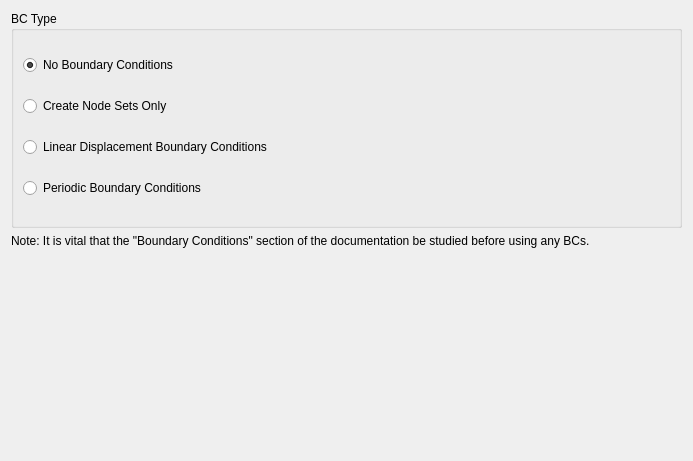
      <widget class="QWidget" name="bc_page">
       <property name="geometry">
        <rect>
         <x>0</x>
         <y>0</y>
         <width>693</width>
         <height>461</height>
        </rect>
       </property>
       <attribute name="label">
        <string>Boundary Conditions</string>
       </attribute>
       <layout class="QHBoxLayout" name="horizontalLayout_2">
        <item>
         <layout class="QVBoxLayout" name="verticalLayout">
          <item>
           <widget class="QGroupBox" name="bc_type_group_box">
            <property name="title">
             <string>BC Type</string>
            </property>
            <layout class="QVBoxLayout" name="verticalLayout_10">
             <item>
              <widget class="QRadioButton" name="no_bc_radio">
               <property name="text">
                <string>No Boundary Conditions</string>
               </property>
               <property name="checked">
                <bool>true</bool>
               </property>
              </widget>
             </item>
             <item>
              <widget class="QRadioButton" name="bc_set_only_radio">
               <property name="text">
                <string>Create Node Sets Only</string>
               </property>
              </widget>
             </item>
             <item>
              <widget class="QRadioButton" name="lin_disp_radio">
               <property name="text">
                <string>Linear Displacement Boundary Conditions</string>
               </property>
              </widget>
             </item>
             <item>
              <widget class="QRadioButton" name="periodic_bc_radio">
               <property name="text">
                <string>Periodic Boundary Conditions</string>
               </property>
              </widget>
             </item>
            </layout>
           </widget>
          </item>
          <item>
           <widget class="QLabel" name="label">
            <property name="text">
             <string>Note: It is vital that the &quot;Boundary Conditions&quot; section of the documentation be studied before using any BCs.</string>
            </property>
            <property name="alignment">
             <set>Qt::AlignLeading|Qt::AlignLeft|Qt::AlignTop</set>
            </property>
           </widget>
          </item>
         </layout>
        </item>
       </layout>
      </widget>
